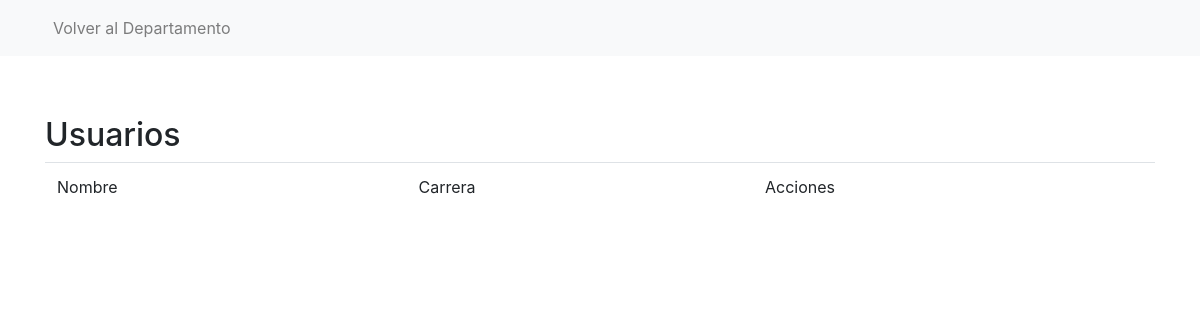
The app's page /list, older data.
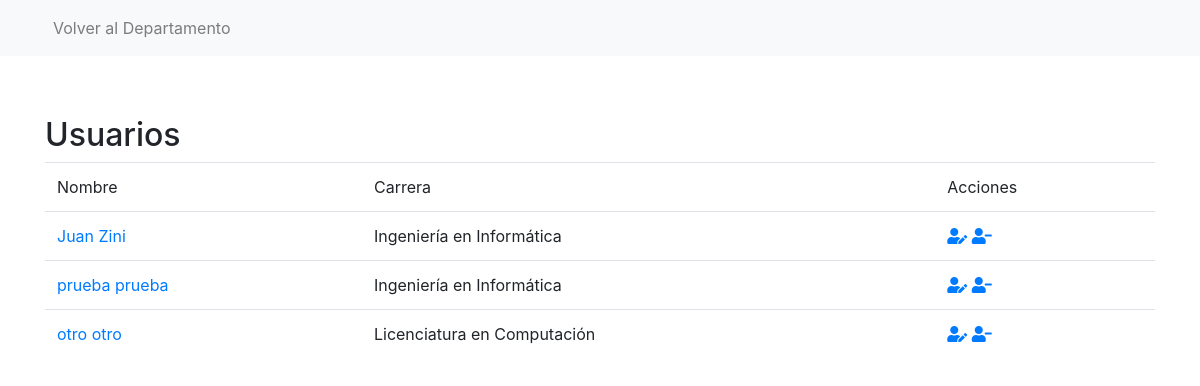
The same page, newer data.
### alumno/models.py (models this page shows, shortened)
class User(AbstractUser):
	es_alumno = models.BooleanField(default=False)
	es_comision_carrera = models.BooleanField(default=False)
	es_comision_pasantias = models.BooleanField(default=False)
	es_empresa = models.BooleanField(default=False)

class Alumno(User):
	def validate_hash(value):
		reg = re.compile('^30[0-9]{5,6}')
		if not reg.match(str(value)):
			raise ValidationError(u'Formato de registro erroneo, recuerda que debe comenzar con 30')
	numero_registro = models.PositiveIntegerField(validators=[validate_hash], unique = True)
	carrera = models.ForeignKey('Carrera', on_delete=models.DO_NOTHING)
	curriculum = models.FileField(upload_to='curriculums/', blank=True, null = True)
	descripcion_intereses = models.TextField(max_length = 500, blank=True, null = True)
	descripcion_habilidades = models.TextField(max_length = 1000, blank=True, null = True)
	ultima_actualizacion_perfil = models.DateField(default = date.today)
	ultima_postulacion = models.DateField(null = True, blank=True)
	prioridad = models.PositiveSmallIntegerField()
	condicion_acreditacion = models.NullBooleanField()
	expedicion_acreditacion = models.TextField(max_length = 500, null = True, blank=True)
	comentarios_comision_carrera = models.TextField(max_length = 1000, null = True, blank=True)
	comentarios_carrera_visibles = models.BooleanField(default = False)
	comentarios_comision_pps = models.TextField(max_length = 1000, null = True, blank=True)
	parent_link = models.OneToOneField(User, primary_key=True, db_column="id", parent_link=True, on_delete = models.CASCADE)
	class Meta:
		verbose_name = 'Alumno'
		verbose_name_plural = 'Alumnos'

class User(AbstractUser):
	es_alumno = models.BooleanField(default=False)
	es_comision_carrera = models.BooleanField(default=False)
	es_comision_pasantias = models.BooleanField(default=False)
	es_empresa = models.BooleanField(default=False)

class Carrera(models.Model):
	departamento = models.ForeignKey('Departamento', on_delete = models.CASCADE)
	nombre = models.CharField(max_length = 100,  primary_key = True)
	duracion = models.PositiveSmallIntegerField()
	class Meta:
		verbose_name = 'Carrera'
		verbose_name_plural = 'Carreras'
		unique_together = (("departamento", "nombre"),)
	def __str__(self):
		return self.nombre

### alumno/views.py (the view)
# urls.py: path('list', views.ListAlumnoView.as_view(), name='list-alumno'),
class ListAlumnoView(generic.ListView):
	template_name = 'alumno/list.html'
	context_object_name = 'alumno_list'
	def get_queryset(self):
		return Alumno.objects.all()

### alumno/templates/alumno/list.html
{% extends "base.html" %}
{% block content %}
    <div class="row">
        <div class="col">
            <h2>Usuarios</h2>
            <table class="table">
                <thead>
                    <tr>
                        <td>Nombre</td>
                        <td>Carrera</td>
                        <td>Acciones</td>
                    </tr>
                </thead>
                <tbody>
                    {% for alumno in alumno_list %}
                        <tr>
                            <td>
                                <a href="{% url 'detail-alumno' alumno.pk %}">{{ alumno.first_name }} {{ alumno.last_name }}</a>
                            </td>
                            <td>{{ alumno.carrera }}</td>
                            <td>
                                <a href="#"><i class="fas fa-user-edit"></i></a>
                                <a href="#"><i class="fas fa-user-minus"></i></a>
                            </td>
                        </tr>
                    {% endfor %}
                </tbody>
            </table>
        </div>
    </div>
{% endblock %}

### alumno/templates/base.html (shortened to what this page needs)
{% load bootstrap4 %}
<!DOCTYPE html>
<html lang="es">
    <head>
        {% bootstrap_css %}
        <link rel="stylesheet" href="https://use.fontawesome.com/releases/v5.3.1/css/all.css">
    </head>
    <body>
            {% if alumno %}
                {% include "navbar/alumno.html" %}
            {% elif subcomisionCarrera %}
                {% include "navbar/subcomisionCarrera.html" %}
            {% elif subcomisionPasantiasPPS %}
                {% include "navbar/subcomisionPasantiasPPS.html" %}
            {% elif empresa %}
                {% include "navbar/empresa.html" %}
            {% else %}
                {% include "navbar/login.html" %}
            {% endif %}
        <div id="content" class="container" style="margin-top:60px">
            {% block content %}{% endblock %}
        </div>
    </body>
</html>

### alumno/templates/navbar/login.html (shortened to what this page needs)
<nav class="navbar navbar-expand-lg navbar-light bg-light">
    <div class="container">
  <div class="collapse navbar-collapse" id="navbarSupportedContent">
    <ul class="navbar-nav mr-auto">
      <li class="nav-item {% if request.resolver_match.url_name == 'index-alumno' %}active{% endif %}">
        <a class="nav-link" href="http://www.dirinfo.unsl.edu.ar/">Volver al Departamento</a>
      </li>
    </ul>
  </div>
    </div>
</nav>

Row changes from the older to the newer data that the page shows:
added Alumno: first_name "Juan", last_name "Zini", carrera "Ingeniería en Informática"
added Alumno: first_name "prueba", last_name "prueba", carrera "Ingeniería en Informática"
added Alumno: first_name "otro", last_name "otro", carrera "Licenciatura en Computación"
